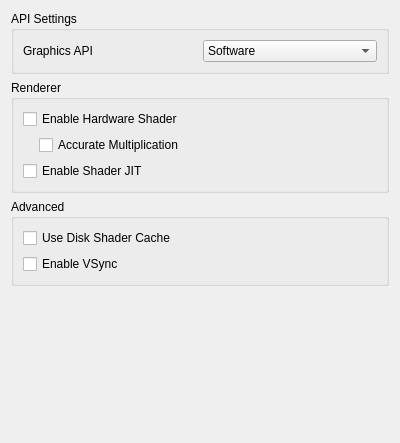
<?xml version="1.0" encoding="UTF-8"?>
<ui version="4.0">
 <class>ConfigureGraphics</class>
 <widget class="QWidget" name="ConfigureGraphics">
  <property name="geometry">
   <rect>
    <x>0</x>
    <y>0</y>
    <width>400</width>
    <height>443</height>
   </rect>
  </property>
  <property name="minimumSize">
   <size>
    <width>0</width>
    <height>0</height>
   </size>
  </property>
  <property name="windowTitle">
   <string>Form</string>
  </property>
  <layout class="QVBoxLayout" name="verticalLayout">
   <item>
    <widget class="QGroupBox" name="apiBox">
     <property name="title">
      <string>API Settings</string>
     </property>
     <layout class="QVBoxLayout" name="verticalLayout_3">
      <item>
       <widget class="QWidget" name="graphics_api_group" native="true">
        <layout class="QHBoxLayout" name="graphics_api_group_2">
         <property name="leftMargin">
          <number>0</number>
         </property>
         <property name="topMargin">
          <number>0</number>
         </property>
         <property name="rightMargin">
          <number>0</number>
         </property>
         <property name="bottomMargin">
          <number>0</number>
         </property>
         <item>
          <widget class="QLabel" name="graphics_api_label">
           <property name="text">
            <string>Graphics API</string>
           </property>
          </widget>
         </item>
         <item>
          <widget class="QComboBox" name="graphics_api_combo">
           <item>
            <property name="text">
             <string>Software</string>
            </property>
           </item>
           <item>
            <property name="text">
             <string>OpenGL</string>
            </property>
           </item>
           <item>
            <property name="text">
             <string>Vulkan</string>
            </property>
           </item>
          </widget>
         </item>
        </layout>
       </widget>
      </item>
     </layout>
    </widget>
   </item>
   <item>
    <widget class="QGroupBox" name="rendererBox">
     <property name="title">
      <string>Renderer</string>
     </property>
     <layout class="QVBoxLayout" name="verticalLayout_6">
      <item>
       <widget class="QWidget" name="hw_renderer_group" native="true">
        <layout class="QVBoxLayout" name="verticalLayout_5">
         <property name="leftMargin">
          <number>0</number>
         </property>
         <property name="topMargin">
          <number>0</number>
         </property>
         <property name="rightMargin">
          <number>0</number>
         </property>
         <property name="bottomMargin">
          <number>0</number>
         </property>
         <item>
          <widget class="QCheckBox" name="toggle_hw_shader">
           <property name="toolTip">
            <string>&lt;html&gt;&lt;head/&gt;&lt;body&gt;&lt;p&gt;Use OpenGL to accelerate shader emulation.&lt;/p&gt;&lt;p&gt;Requires a relatively powerful GPU for better performance.&lt;/p&gt;&lt;/body&gt;&lt;/html&gt;</string>
           </property>
           <property name="text">
            <string>Enable Hardware Shader</string>
           </property>
          </widget>
         </item>
         <item>
          <widget class="QWidget" name="hw_shader_group" native="true">
           <layout class="QVBoxLayout" name="verticalLayout_7">
            <property name="leftMargin">
             <number>16</number>
            </property>
            <property name="topMargin">
             <number>0</number>
            </property>
            <property name="rightMargin">
             <number>0</number>
            </property>
            <property name="bottomMargin">
             <number>0</number>
            </property>
            <item>
             <widget class="QCheckBox" name="toggle_accurate_mul">
              <property name="toolTip">
               <string>&lt;html&gt;&lt;head/&gt;&lt;body&gt;&lt;p&gt;Correctly handle all edge cases in multiplication operation in shaders. &lt;/p&gt;&lt;p&gt;Some games requires this to be enabled for the hardware shader to render properly.&lt;/p&gt;&lt;p&gt;However this would reduce performance in most games.&lt;/p&gt;&lt;/body&gt;&lt;/html&gt;</string>
              </property>
              <property name="text">
               <string>Accurate Multiplication</string>
              </property>
             </widget>
            </item>
           </layout>
          </widget>
         </item>
        </layout>
       </widget>
      </item>
      <item>
       <widget class="QCheckBox" name="toggle_shader_jit">
        <property name="toolTip">
         <string>&lt;html&gt;&lt;head/&gt;&lt;body&gt;&lt;p&gt;Use the JIT engine instead of the interpreter for software shader emulation. &lt;/p&gt;&lt;p&gt;Enable this for better performance.&lt;/p&gt;&lt;/body&gt;&lt;/html&gt;</string>
        </property>
        <property name="text">
         <string>Enable Shader JIT</string>
        </property>
       </widget>
      </item>
     </layout>
    </widget>
   </item>
   <item>
    <widget class="QGroupBox" name="groupBox">
     <property name="title">
      <string>Advanced</string>
     </property>
     <layout class="QVBoxLayout" name="verticalLayout_2">
      <item>
       <widget class="QCheckBox" name="toggle_disk_shader_cache">
        <property name="toolTip">
         <string>&lt;html&gt;&lt;head/&gt;&lt;body&gt;&lt;p&gt;Reduce stuttering by storing and loading generated shaders to disk.&lt;/p&gt;&lt;/body&gt;&lt;/html&gt;</string>
        </property>
        <property name="text">
         <string>Use Disk Shader Cache</string>
        </property>
       </widget>
      </item>
      <item>
       <widget class="QCheckBox" name="toggle_vsync_new">
        <property name="toolTip">
         <string>VSync prevents the screen from tearing, but some graphics cards have lower performance with VSync enabled. Keep it enabled if you don't notice a performance difference.</string>
        </property>
        <property name="text">
         <string>Enable VSync</string>
        </property>
       </widget>
      </item>
     </layout>
    </widget>
   </item>
   <item>
    <spacer name="verticalSpacer">
     <property name="orientation">
      <enum>Qt::Vertical</enum>
     </property>
     <property name="sizeHint" stdset="0">
      <size>
       <width>20</width>
       <height>270</height>
      </size>
     </property>
    </spacer>
   </item>
  </layout>
 </widget>
 <tabstops>
  <tabstop>toggle_accurate_mul</tabstop>
  <tabstop>toggle_shader_jit</tabstop>
  <tabstop>toggle_disk_shader_cache</tabstop>
  <tabstop>toggle_vsync_new</tabstop>
 </tabstops>
 <resources/>
 <connections/>
</ui>
